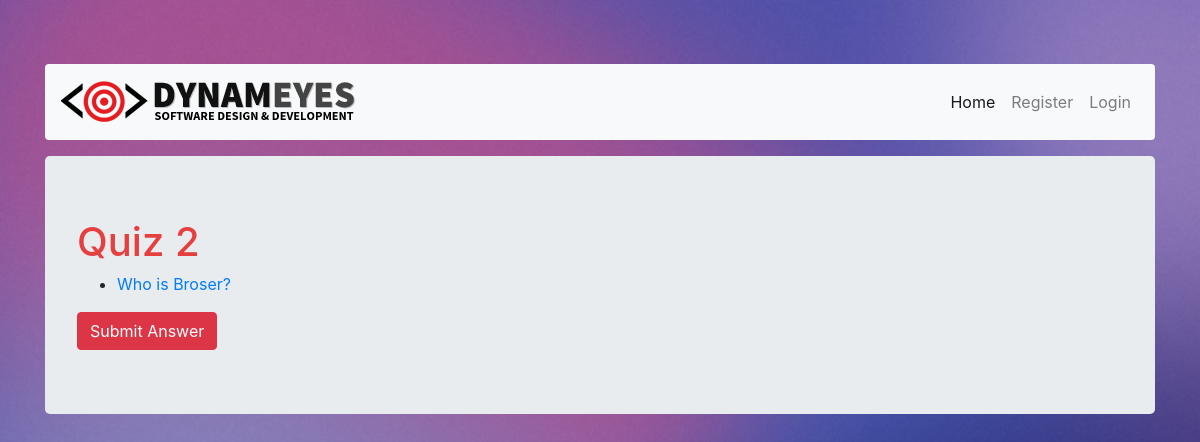
Before: /quiz/2/ with the older database file.
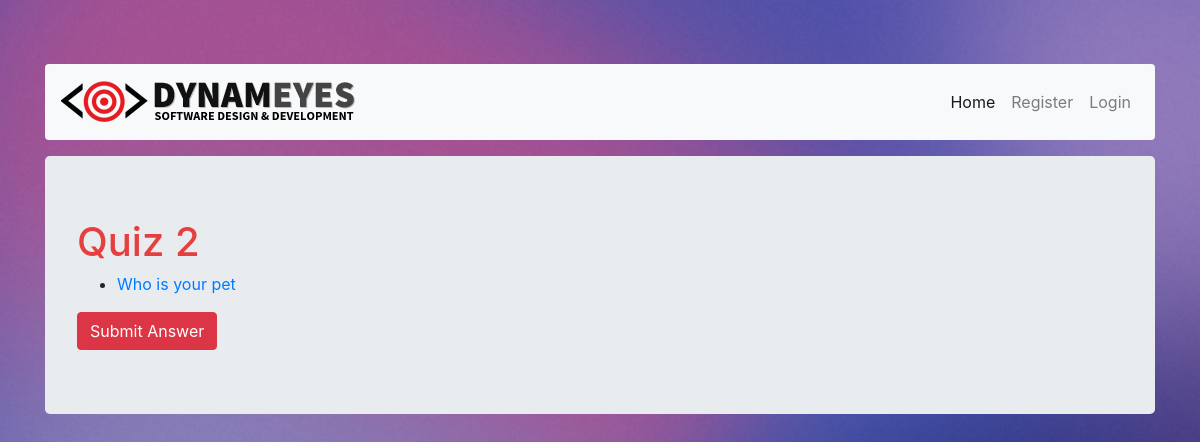
After: the same page with the newer database file.
### quiz/models.py (models this page shows, shortened)
class Question(models.Model):
    quiz = models.ForeignKey(Quiz, null=True)
    question_title = models.CharField(max_length=600, blank=False)

### quiz/views.py (the view, shortened to what this page needs)
# urls.py: url(r'^quiz/(?P<pk>[0-9]+)/$', views.quiz, name='quiz'),
def quiz(request, pk):
    quiz = Question.objects.filter(quiz=pk)
    quiz_title = Quiz.objects.get(id=pk)
    context = {
        'quiz': quiz,
        'title': quiz_title,
    }
    return render(request, 'quiz.html', context)

### quiz/models.py (called while the page is built)
    def __str__(self):
        return self.quiz_title

### quiz/templates/quiz.html (shortened to what this page needs)
{% extends 'base.html' %}
{% block content %}
    {% include 'nav.html' %}
    <div class="jumbotron">
        <h1>{{ title }}</h1>
    <form method="POST">{% csrf_token %}
        <ul>
            {% for obj in quiz %}
                <li>
                    <a href="/question/{{ obj.id }}">
                        {{ obj.question_title }}
                    </a>
                </li>
            {% endfor %}
        </ul>
        <input type="submit" class="btn btn-danger" value="Submit Answer">
    </form>
    </div>
{% endblock %}

Changed rows visible on the page:
no longer on this page (row edited): Question: question_title "Who is Broser?"
now on this page (row edited): Question: question_title "Who is your pet"
